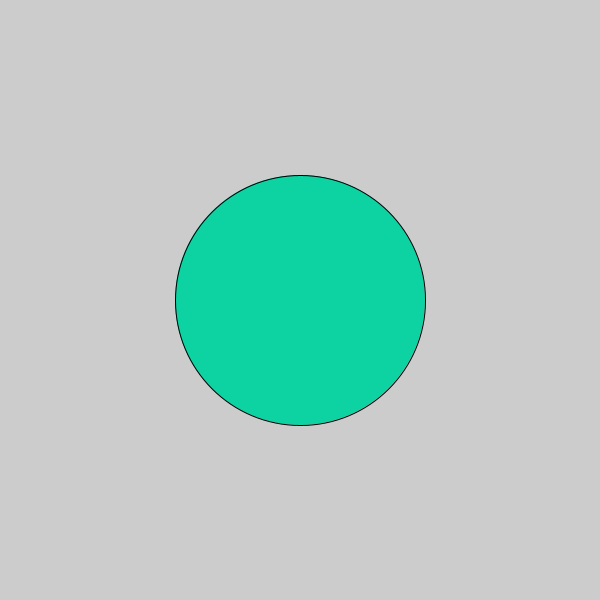
Frame 1 (no input)
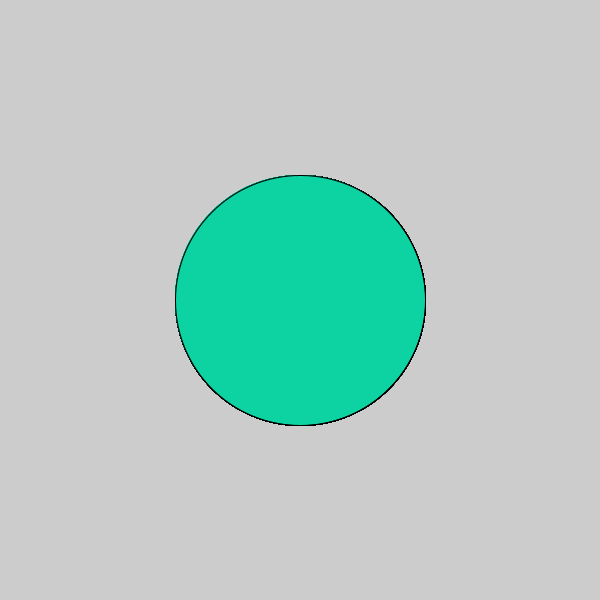
Frame 60 (the mouse pressed at the canvas centre just before this capture)
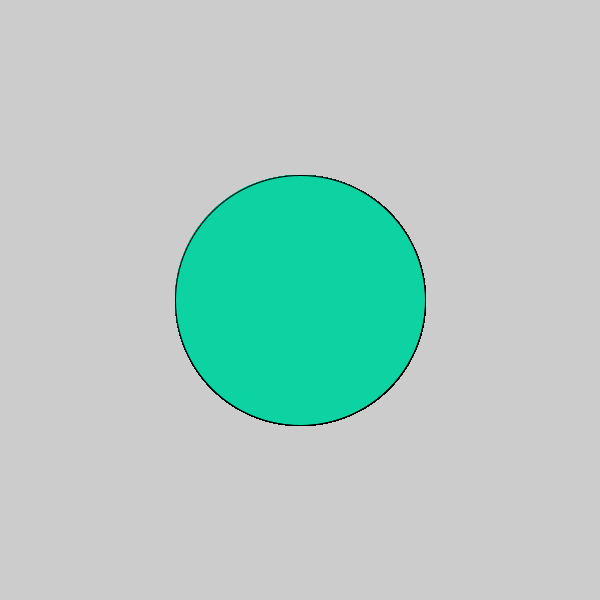
Frame 120 (the mouse held since frame 60 and released just before this capture)

The Processing sketch that drew these frames (run headless with seeded random() and noise(); from frame 60 on, the mouse is pressed at the canvas centre):

// Processing sketch: Logical_Dot
// ── Logical_Dot.pde


void setup() {
size(600, 600);  
}

void draw() {
fill(#0DD3A3);
ellipse(300, 300, 250, 250);  
}
